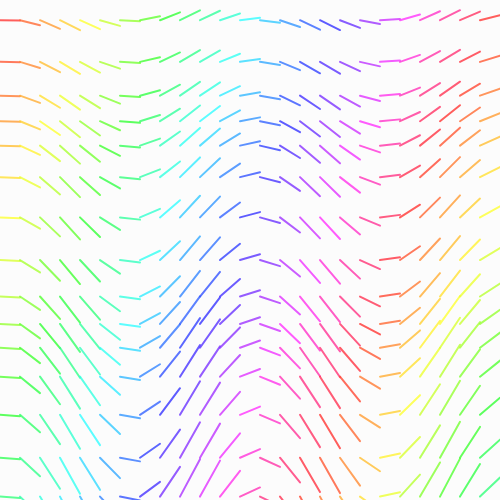
Frame 1 (no input)
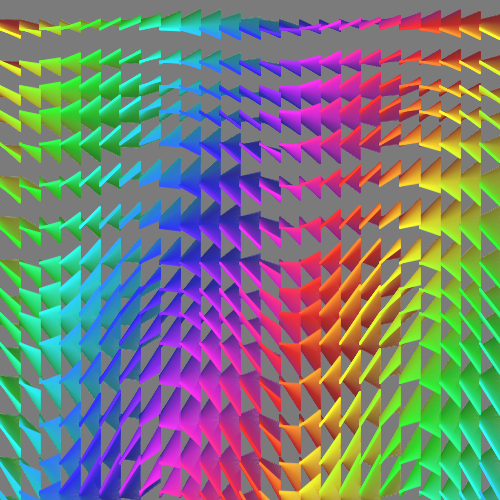
Frame 60 (no input)
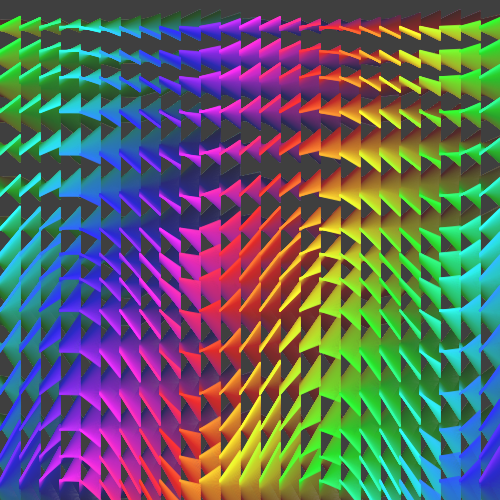
Frame 120 (the mouse pressed at the canvas centre since frame 60)

The p5.js sketch that drew these frames (run headless with seeded random() and noise() and a simulated clock; from frame 60 on, the mouse is pressed at the canvas centre):

// p5.js sketch
// ── sketch.js
function setup() {
    createCanvas(500, 500);
    noFill();
    strokeWeight(2);
    colorMode(HSB, 360, 100, 100, 100); // mode couleur beaucoup plus riche
  }
  
  function draw() {
    background(0, 0, 0, 1);
    
    let cols = 25;
    let rows = 15;
    
    let spacingX = width / cols;
    let spacingY = height / rows;
    
    for (let i = 0; i < cols; i++) {
      for (let j = 0; j < rows; j++) {
        
        let x1 = i * spacingX;
        let y1 = j * spacingY + 20 + sin(frameCount * 0.02 + j) * 10;
        
        let x2 = x1 + spacingX;
        
        let amp = map(j, 0, rows, 10, 40);
        let y2 = y1 + sin(frameCount * 0.04 + i * 0.5) * amp;
        
        // couleur basée sur position + temps
        let hue = (i * 15 + j * 10 + frameCount) % 360;
        let sat = 80;
        let bri = 100;
        
        stroke(hue, sat, bri, 80); // un peu de transparence
        
        line(x1, y1, x2, y2);
      }
    }
  }
